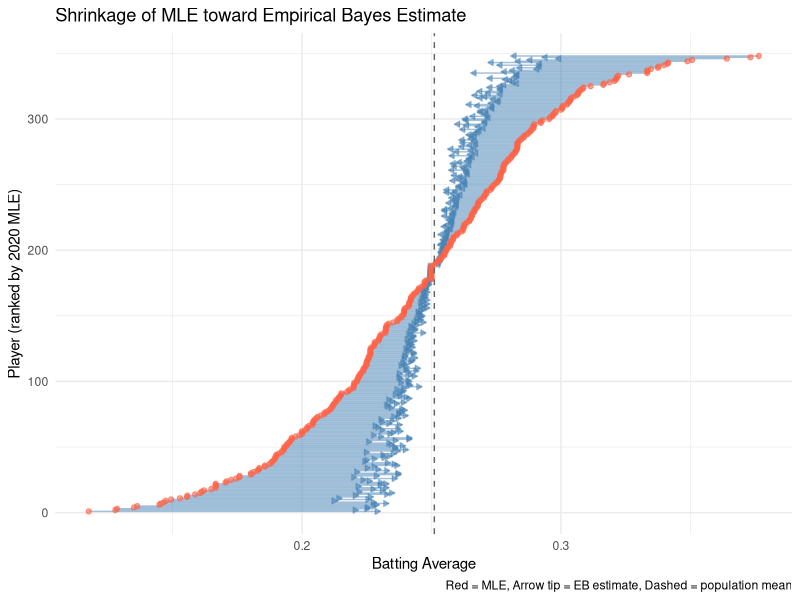
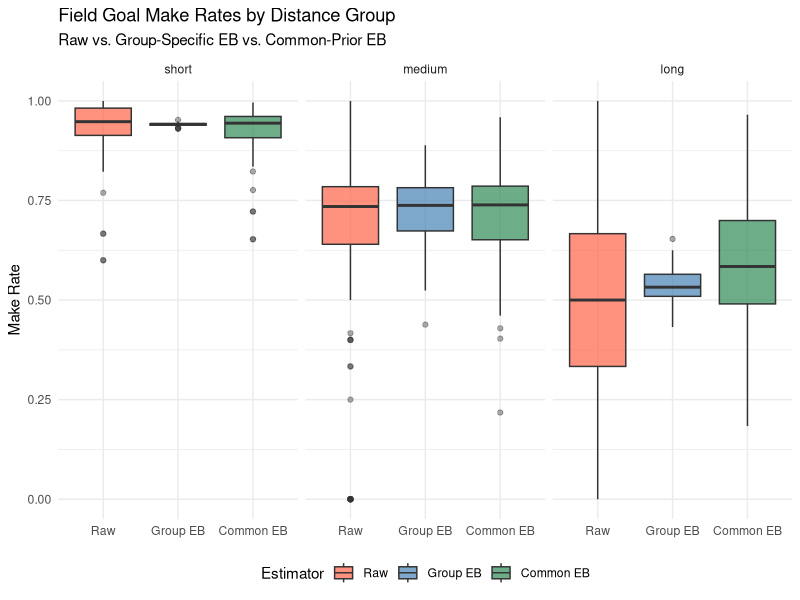

The R source for these figures, in order:
#######################
### Authors: RB, JP ###
#######################

#############
### SETUP ###
#############

# install.packages("tidyverse")
suppressPackageStartupMessages({
  library(tidyverse)
})

set.seed(12)

########################
### HELPER FUNCTIONS ###
########################

rmse = function(truth, prediction) {
  sqrt(mean((truth - prediction)^2))
}

beta_prior_from_rates = function(made, attempts) {
  raw_rate = made / attempts
  mu = sum(made) / sum(attempts)
  sampling_noise = mean(mu * (1 - mu) / attempts)
  tau2 = max(var(raw_rate) - sampling_noise, .Machine$double.eps)
  strength = mu * (1 - mu) / tau2 - 1
  
  tibble(
    alpha = mu * strength,
    beta = (1 - mu) * strength,
    center = mu,
    tau2 = tau2,
    strength = strength
  )
}

########################
### BATTING AVERAGES ###
########################

batting = read_csv("../data/12_ba-2020-2021.csv", show_col_types = FALSE) |>
  filter(AB_2020 > 0)

# Method-of-moments estimated prior from the 2020 player population.
mu_hat = with(batting, sum(H_2020) / sum(AB_2020))
C_hat = mu_hat * (1 - mu_hat)
tau2_hat = max(var(batting$BA_2020) - mean(C_hat / batting$AB_2020), 0)

# Beta prior with the same mean and between-player variance.
beta_strength = mu_hat * (1 - mu_hat) / tau2_hat - 1
alpha_hat = mu_hat * beta_strength
beta_hat = (1 - mu_hat) * beta_strength

batting = batting |>
  mutate(
    mle = BA_2020,
    complete_pooling = mu_hat,
    sigma2 = C_hat / AB_2020,
    posterior_variance = 1 / (1 / sigma2 + 1 / tau2_hat),
    lambda = tau2_hat / (tau2_hat + sigma2),
    empirical_bayes = mu_hat + lambda * (mle - mu_hat),
    beta_binomial_eb = (H_2020 + alpha_hat) /
      (AB_2020 + alpha_hat + beta_hat)
  )

batting_eval = batting |>
  filter(AB_2021 >= 100)

# TODO: make a shrinkage-arrow plot from mle to empirical_bayes.
batting |>
  arrange(mle) |>
  mutate(player_rank = row_number()) |>
  ggplot(aes(y = player_rank)) +
  geom_segment(
    aes(x = mle, xend = empirical_bayes, yend = player_rank),
    arrow = arrow(length = unit(0.15, "cm"), type = "closed"),
    color = "steelblue", alpha = 0.5
  ) +
  geom_point(aes(x = mle), color = "tomato", size = 1.5, alpha = 0.6) +
  geom_vline(xintercept = mu_hat, linetype = "dashed", color = "gray40") +
  labs(
    title = "Shrinkage of MLE toward Empirical Bayes Estimate",
    x = "Batting Average",
    y = "Player (ranked by 2020 MLE)",
    caption = "Red = MLE, Arrow tip = EB estimate, Dashed = population mean"
  ) +
  theme_minimal()
# TODO: compare estimators against BA_2021 using batting_eval and rmse().
estimators = c("mle", "complete_pooling", "empirical_bayes", "beta_binomial_eb")

rmse_results = tibble(
  estimator = estimators,
  rmse = map_dbl(estimators, ~ rmse(batting_eval$BA_2021, batting_eval[[.x]]))
)

print(rmse_results)
# TODO: compare the Normal-Normal and exact Beta-Binomial EB estimates.
# TODO: repeat with 0.5 * tau2_hat and 2 * tau2_hat.
# --- 2. Repeat with 0.5 * tau2_hat and 2 * tau2_hat ---
compute_eb_rmse = function(tau2_scale) {
  tau2 = tau2_scale * tau2_hat
  strength = mu_hat * (1 - mu_hat) / tau2 - 1
  alpha = mu_hat * strength
  beta  = (1 - mu_hat) * strength
  
  batting_eval |>
    mutate(
      sigma2       = C_hat / AB_2020,
      lambda       = tau2 / (tau2 + sigma2),
      nn_eb        = mu_hat + lambda * (mle - mu_hat),
      bb_eb        = (H_2020 + alpha) / (AB_2020 + alpha + beta)
    ) |>
    summarise(
      tau2_scale   = tau2_scale,
      rmse_nn_eb   = rmse(BA_2021, nn_eb),
      rmse_bb_eb   = rmse(BA_2021, bb_eb)
    )
}

tau2_comparison = map(c(0.5, 1, 2), compute_eb_rmse) |>
  list_rbind()

print(tau2_comparison)

###################
### FIELD GOALS ###
###################

field_goals = read_csv("../data/12_field-goals.csv", show_col_types = FALSE) |>
  mutate(
    distance_group = case_when(
      ydl <= 20 ~ "short",
      ydl <= 35 ~ "medium",
      TRUE ~ "long"
    )
  )
colnames(field_goals)
# --- 1. Aggregate by kicker and distance_group ---
fg_agg = field_goals |>
  group_by(kicker, distance_group) |>
  summarise(
    made     = sum(fg_made),   # was sum(made)
    attempts = n(),
    raw_rate = made / attempts,
    .groups  = "drop"
  )

# --- 2. Estimate one Beta prior per distance_group ---
fg_priors = fg_agg |>
  group_by(distance_group) |>
  group_modify(~ beta_prior_from_rates(.x$made, .x$attempts)) |>
  ungroup()

print(fg_priors)

# --- 3. Group-specific Beta-Binomial EB estimate ---
fg_agg = fg_agg |>
  left_join(fg_priors, by = "distance_group") |>
  mutate(
    eb_group = (made + alpha) / (attempts + alpha + beta)
  )

# --- 4. Common Beta prior across all attempts ---
common_prior = beta_prior_from_rates(fg_agg$made, fg_agg$attempts)

fg_agg = fg_agg |>
  mutate(
    eb_common = (made + common_prior$alpha) /
      (attempts + common_prior$alpha + common_prior$beta)
  )

# --- 5. Plot raw, group-specific EB, and common-prior EB by distance_group ---
fg_agg |>
  pivot_longer(
    cols      = c(raw_rate, eb_group, eb_common),
    names_to  = "estimator",
    values_to = "make_rate"
  ) |>
  mutate(
    estimator     = factor(estimator,
                           levels = c("raw_rate", "eb_group", "eb_common"),
                           labels = c("Raw", "Group EB", "Common EB")),
    distance_group = factor(distance_group, levels = c("short", "medium", "long"))
  ) |>
  ggplot(aes(x = estimator, y = make_rate, fill = estimator)) +
  geom_boxplot(alpha = 0.7, outlier.alpha = 0.4) +
  facet_wrap(~ distance_group) +
  scale_fill_manual(values = c("tomato", "steelblue", "seagreen")) +
  labs(
    title   = "Field Goal Make Rates by Distance Group",
    subtitle = "Raw vs. Group-Specific EB vs. Common-Prior EB",
    x       = NULL,
    y       = "Make Rate",
    fill    = "Estimator"
  ) +
  theme_minimal() +
  theme(legend.position = "bottom")

fg_agg |>
  filter(distance_group == "long") |>
  arrange(desc(eb_group)) |>
  select(kicker, made, attempts, raw_rate, eb_group) |>
  head(5)
